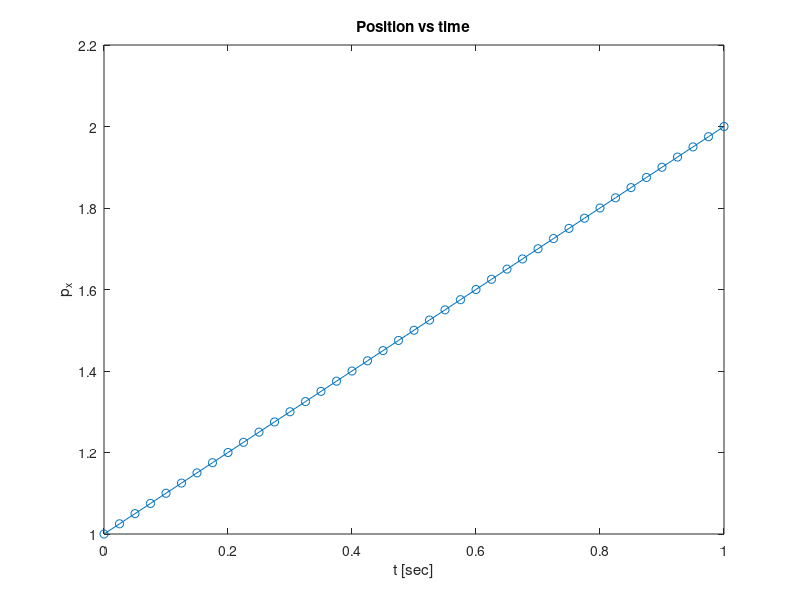

This figure's MATLAB source:
% ECE 8 Lecture 5 -- simulating the velocity of a mass
clear all;
close all;

% define the dynamic equations for the velocity of a mass
tspan = [0 1];          % define the time horizon (from t = 0s to t = 1s)
p_x0 = 1;               % define initial position

% assume the velocity v_x is constant and equal to 1
% calculate the position for constant velocity
[t,p_x] = ode45(@(t,p_x) 1, tspan, p_x0);  

% plot position as a function of time
plot(t,p_x,'-o')
xlabel('t [sec]')
ylabel('p_x')
title('Position vs time')
